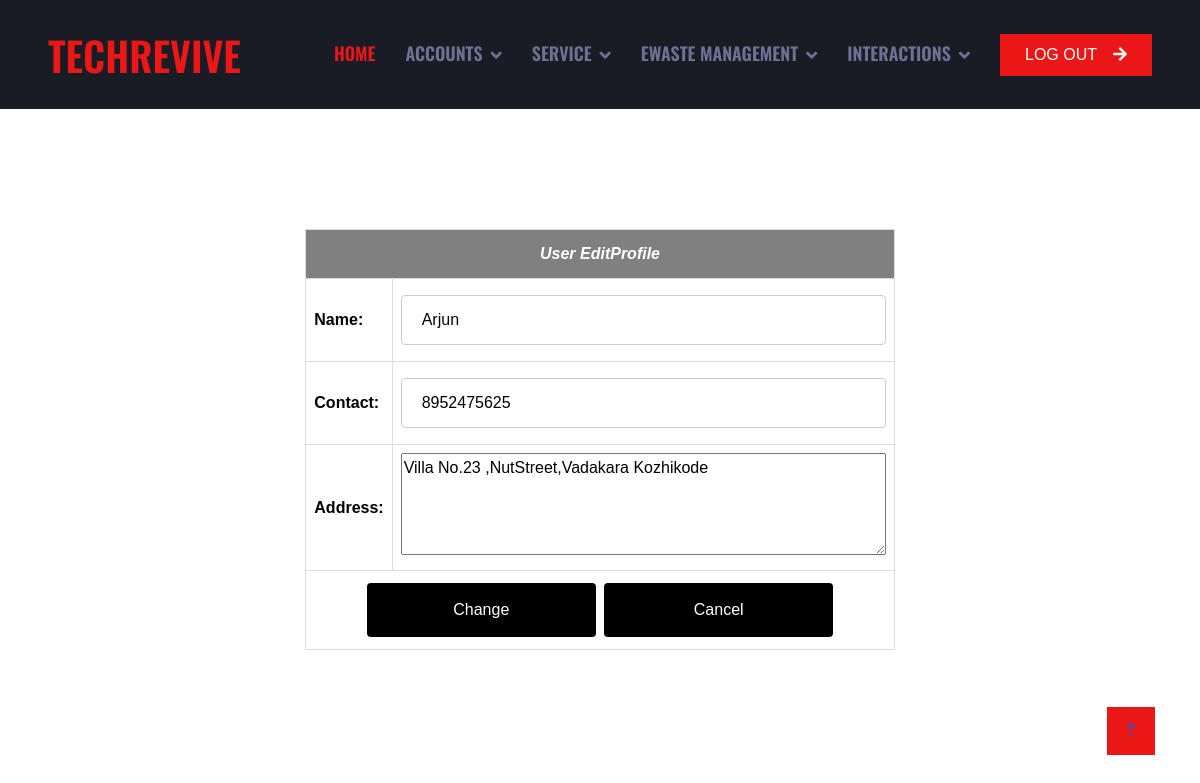
The page /User/useredit/ (signed in) on the database its author committed.
### Guest/models.py (models this page shows)
class User(models.Model):
    user_name=models.CharField(max_length=50)
    user_gender=models.CharField(max_length=50)
    user_contact=models.CharField(max_length=50)
    user_email=models.CharField(max_length=50)
    user_photo=models.FileField(upload_to='UserDocs/')
    user_proof=models.FileField(upload_to='UserDocs/')
    user_password=models.CharField(max_length=50)
    user_address=models.CharField(max_length=100)
    place=models.ForeignKey('Admin.Place',on_delete=models.CASCADE)

### User/views.py (the view)
# urls.py: path('useredit/', views.EditProfile,name="useredit"),
def EditProfile(request):
    if 'uid' in request.session:
        user=User.objects.get(id=request.session["uid"])
        if request.method=="POST":
            user.user_name=request.POST.get('txt_name')
            user.user_contact=request.POST.get('txt_contact')
            user.user_address=request.POST.get('txt_address')
            user.save()
            return render(request,"User/UserEditProfile.html",{'msg':"Changed Successfully"})
        else:
            return render(request,"User/UserEditProfile.html",{'data':user})
    else:
        return redirect('guest:Home')

### User/Templates/User/UserEditProfile.html (shortened to what this page needs)
{% extends 'User/Head.html' %}
{% load static %}
{% block content %}
<!DOCTYPE html>
<html lang="en">
<head>
</head>
<body>
    <div id="tab">
    <br>
    <br>
    <br>
    <br>
    <br>
    <form action="" method="POST" id="UserForm">
    <table border="1" align="center" cellpadding="10" style="border-collapse: collapse;" bgcolor="white">
        <tr>
            <th colspan="4"><center><i>User EditProfile</i></center></th>
        </tr>
        <tr>
            <td><b>Name:</b></td>
            <td><input type="text" name="txt_name" value="{{data.user_name}}"></td>
        </tr>
        <tr>
            <td><b>Contact:</b></td>
            <td><input type="text" name="txt_contact" value="{{data.user_contact}}"></td>
        </tr>
        <tr>
            <td><b>Address:</b></td>
            <td><textarea id="txt_address" name="txt_address" rows="4" cols="50" required="" autocomplete="off">{{data.user_address}}</textarea></td>
        </tr>
        <tr>
            <td align="center" colspan="2"><input type="submit" value="Change">&nbsp&nbsp<input type="reset" value="Cancel"></td>
        </tr>
    </form>
    </div>
</body>
</html>
{% endblock content %}

### Guest/static/Main/css/style.css (style rules this page uses)
:root { --primary: #EB1616; --secondary: #191C24; --light: #6C7293; --dark: #000000; }

### Guest/static/form.css (style rules this page uses)
#tab { font-family: "Trebuchet MS", Arial, Helvetica, sans-serif; border-collapse: collapse; width: 100%; }
#tab td, #tab th { border: 1px solid #ddd; padding: 8px; color: black; }
#tab th { padding-top: 12px; padding-bottom: 12px; text-align: left; background-color: gray; color: white; }
input[type=text],[type=password],[type=email],[type=date], select { width: 100%; padding: 12px 20px; margin: 8px 0; display: inline-block; border: 1px solid #ccc; border-radius: 4px; box-sizing: border-box; }
input[type=submit] { width: 40%; background-color: black; color: white; padding: 15px; margin: 4px 0; border: none; border-radius: 4px; cursor: pointer; }
input[type=reset] { width: 40%; background-color: black; color: white; padding: 15px; margin: 4px 0; border: none; border-radius: 4px; cursor: pointer; }

### rows shown on the page
User: txt_name "Arjun", txt_contact "8952475625", txt_address "Villa No.23 ,NutStreet,Vadakara Kozhikode"
